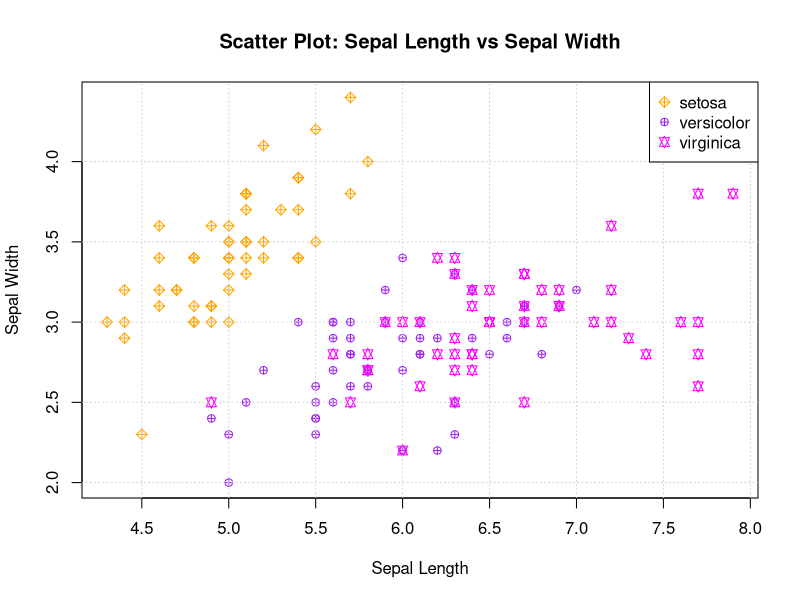

Recreate this plot in R.
# Create a scatter plot
plot(iris$Sepal.Length, iris$Sepal.Width,
     xlab = "Sepal Length",
     ylab = "Sepal Width",
     main = "Scatter Plot: Sepal Length vs Sepal Width", 
     col=c("orange","purple","magenta")[as.integer(iris$Species)], pch = c(9, 10, 11)[as.integer(iris$Species)])


# Add grid lines
grid()
# Add a legend
legend(x="topright", 
       legend=c("setosa","versicolor","virginica"), 
       col=c("orange","purple","magenta"), 
       pch=c(9, 10, 11))